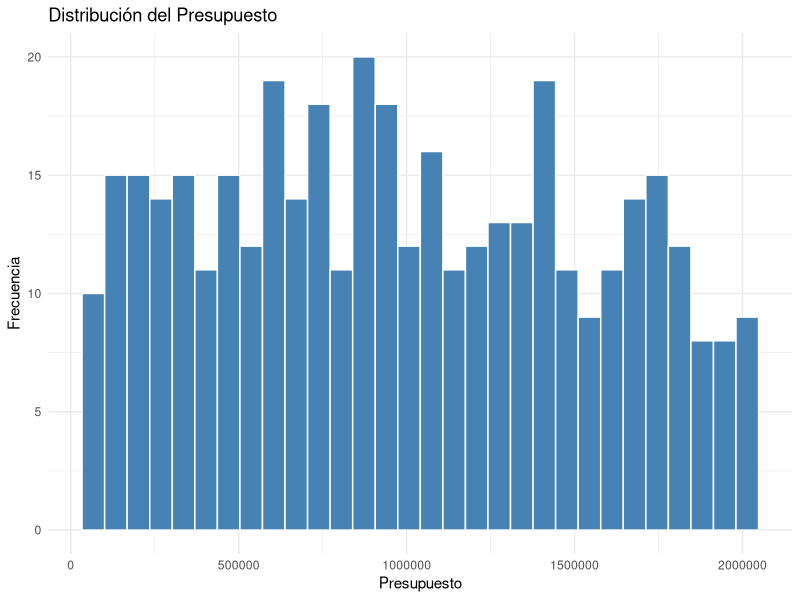
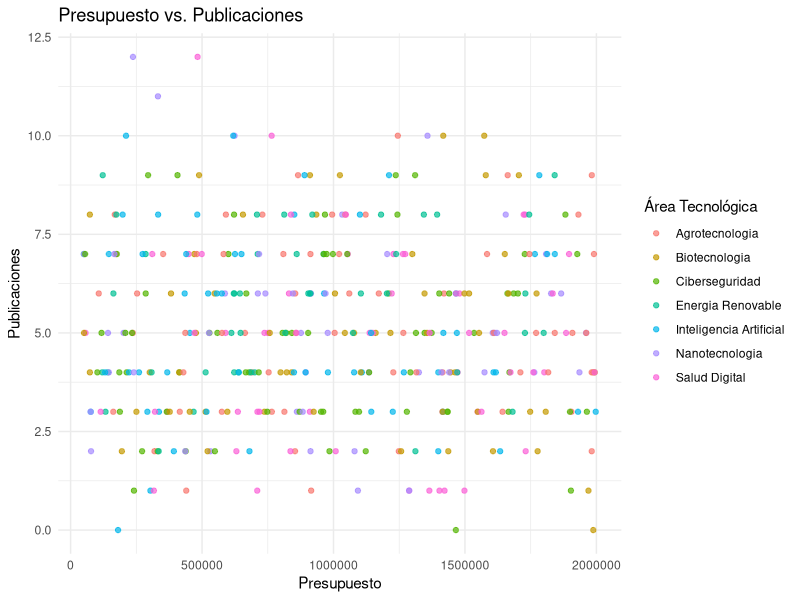
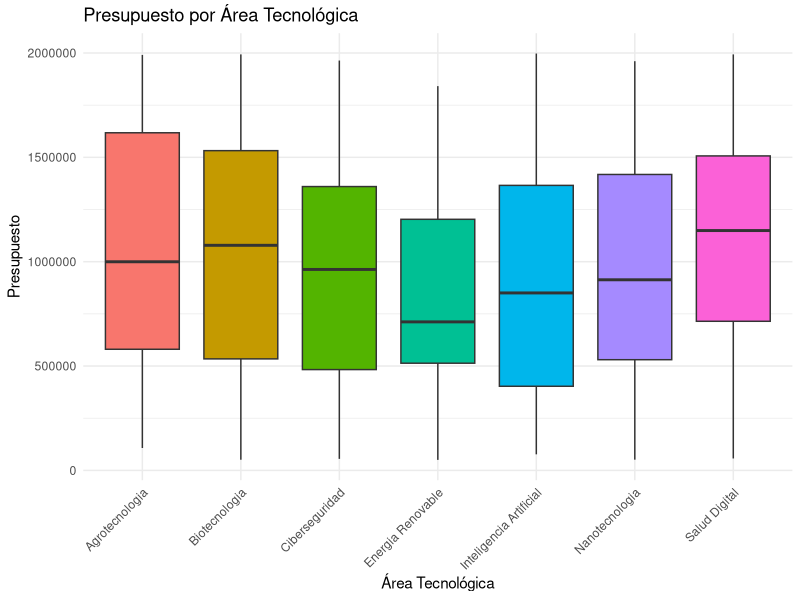

These charts were generated, in order, by the following R code:
## ---- chunk 1
#Librerias
library(tidyverse)
library(dplyr)
library(ggplot2)
## ---- chunk 2
#Archivo CSV
proyectos = read_csv("data/proyectos_innovacion.csv")

#Primeras filas y estructura del dataset
head(proyectos)
str(proyectos)
## ---- chunk 3
#Lista de paises unicos
lista_paises = unique(proyectos$pais)

#Lista de areas tecnologicas unicas
lista_areas = unique(proyectos$area_tecnologica)

#Estadisticas iniciales del dataframe, solo promedios
estadisticas_iniciales = data.frame(
  variable = c("presupuesto_usd", "publicaciones", "investigadores", "duracion_meses", "patentes"),
  promedio = c(mean(proyectos$presupuesto_usd, na.rm = TRUE), mean(proyectos$publicaciones, na.rm = TRUE), mean(proyectos$investigadores, na.rm = TRUE), mean(proyectos$duracion_meses, na.rm = TRUE), mean(proyectos$patentes, na.rm = TRUE)),
  
  minimo = c(min(proyectos$presupuesto_usd, na.rm = TRUE), min(proyectos$publicaciones, na.rm = TRUE), min(proyectos$investigadores, na.rm = TRUE), min(proyectos$duracion_meses, na.rm = TRUE), min(proyectos$patentes, na.rm = TRUE)),
  
  maximo = c(max(proyectos$presupuesto_usd, na.rm = TRUE), max(proyectos$publicaciones, na.rm = TRUE),max(proyectos$investigadores, na.rm = TRUE), max(proyectos$duracion_meses, na.rm = TRUE), max(proyectos$patentes, na.rm = TRUE))
  
)

#Subconjuntos de proyectos agrupados por area tecnologica
subconjuntos_area = split(proyectos, proyectos$area_tecnologica)

#Construccion de la lista principal
lista_proyectos = list(
  dataframe_original = proyectos,
  paises = lista_paises,
  areas_tecnologicas = lista_areas,
  estadisticas_iniciales= estadisticas_iniciales,
  subconjuntos_por_area = subconjuntos_area
)

#Verificar estructura de la lista
str(lista_proyectos, max.level = 1)
## ---- chunk 4
#lapply que calcula promedio de presupuesto, publicaciones e investigadores por area tecnologica
metricas_por_area = lapply(lista_proyectos$subconjuntos_por_area, function(subset_area) {
  list(promedio_presupuesto = mean(subset_area$presupuesto_usd, na.rm = TRUE), promedio_publicaciones = mean(subset_area$publicaciones, na.rm = TRUE), promedio_investigadores = mean(subset_area$investigadores, na.rm = TRUE))
})

metricas_por_area
## ---- chunk 5
#Lista de indicadores por area tecnologica
indicadores_area = lapply(lista_areas, function(area) {
  subset_area = proyectos[proyectos$area_tecnologica == area, ]
  list(area_tecnologica = area, num_proyectos= nrow(subset_area), presupuesto_promedio = mean(subset_area$presupuesto_usd, na.rm = TRUE), productividad_promedio = mean(subset_area$publicaciones / subset_area$investigadores, na.rm = TRUE))
})

names(indicadores_area) = lista_areas
indicadores_area
## ---- chunk 6
#Nuevas variables con mutate
proyectos = proyectos %>%
  mutate(productividad = (publicaciones/investigadores), intensidad_investigacion = (investigadores/duracion_meses), indice_resultados = ((publicaciones + (2 * patentes))/presupuesto_usd))

head(proyectos)

#Presupuesto promedio por pais y area tecnologica
presupuesto_pais_area = proyectos %>% group_by(pais, area_tecnologica) %>%
  summarize(presupuesto_promedio = mean(presupuesto_usd, na.rm = TRUE), .groups = "drop")

print(presupuesto_pais_area)

#Numero de proyectos por año
proyectos_por_anio_inicio = proyectos %>% group_by(anio_inicio) %>%
  summarize(num_proyectos = n())

print(proyectos_por_anio_inicio)

#Productividad promedio por area tecnologica y nivel de impacto
productividad_area_impacto = proyectos %>% group_by(area_tecnologica, impacto) %>%
  summarize(productividad_promedio = mean(productividad, na.rm = TRUE), .groups = "drop")

print(productividad_area_impacto)

##Generando rankings utilizando arrange
#Top 10 proyectos con mayor eficiencia (indice_resultados)
top_eficiencia = proyectos %>%
  arrange(desc(indice_resultados)) %>%
  slice_head(n = 10)

print(top_eficiencia)

#Top 5 paises con mayor productividad promedio
top_productividad = proyectos %>% group_by(pais) %>%
  summarize(productividad_promedio = mean(productividad, na.rm = TRUE)) %>%
  arrange(desc(productividad_promedio)) %>%
  slice_head(n = 5)

print(top_productividad)
## ---- chunk 7
# Cargamos rápidamente los PIB  de los países
paises_pib = read_csv("data/paises_pib.csv")

# Realizamos un resumen antes, solo para hacer más legible el código posterior
resumen_pais = proyectos %>%
  group_by(pais) %>%
  summarize(
    numero_proyectos = n(),
    presupuesto_promedio = mean(presupuesto_usd, na.rm = TRUE),
    .groups = "drop"
  )

# Integramos los datasets con inner_join
proyectos_pib = inner_join(resumen_pais, paises_pib, by = "pais")

# Añadimos los nuevos indicadores
proyectos_pib = proyectos_pib %>%
  mutate(
    productos_por_millon_pib = numero_proyectos / pib_millones,
    presupuesto_relativo = presupuesto_promedio / pib_millones
  )

# Países con mayor intensidad de inversión en innovación
mayor_intensidad = proyectos_pib %>%
  arrange(desc(productos_por_millon_pib)) %>%
  slice_head(n = 5)

# Países con menor eficiencia relativa
menor_eficiencia = proyectos_pib %>%
  arrange(presupuesto_relativo) %>%
  slice_head(n = 5)

print(mayor_intensidad)
print(menor_eficiencia)
## ---- chunk 8
# Definimos los umbrales primero para integrarlos fácilmente después en las condicionales, será más fácil comprender el código así
media_productividad  = mean(proyectos$productividad, na.rm = TRUE)
sd_productividad     = sd(proyectos$productividad, na.rm = TRUE)
media_presupuesto    = mean(proyectos$presupuesto_usd, na.rm = TRUE)

# Realizamos la función para clasificar según los parámetors indicados, usando las categorías del ejemplo
clasificar_proyecto = function(productividad, presupuesto_usd, impacto) {
  if (impacto == "Alto" && productividad > media_productividad) {
    "Proyecto estratégico"
  } else if (presupuesto_usd > media_presupuesto && productividad < media_productividad) {
    "Riesgo e ineficiencia"
  } else if (productividad >= (media_productividad - sd_productividad) &&
             productividad <= (media_productividad + sd_productividad)) {
    "Proyecto estándar"
  } else {
    "Proyecto emergente"
  }
}

# Aplicamos al final la función a nuestros proyectos uno a uno
proyectos = proyectos %>%
  rowwise() %>%
  mutate(categoria_proyecto = clasificar_proyecto(productividad, presupuesto_usd, impacto)) %>%
  ungroup()

table(proyectos$categoria_proyecto)
## ---- chunk 9
# Definimos las variables que vamos a utilizar para el ciclo for
paises_unicos   = unique(proyectos$pais)
indicadores_pais = data.frame() # Aquí será donde se irán almacenando los resultados

for (p in paises_unicos) {
  subset_p = proyectos[proyectos$pais == p, ]
  fila = data.frame(
    pais                     = p,
    num_proyectos            = nrow(subset_p),
    presupuesto_total        = sum(subset_p$presupuesto_usd, na.rm = TRUE),
    promedio_publicaciones   = mean(subset_p$publicaciones, na.rm = TRUE),
    indice_eficiencia_promedio = mean(
      (subset_p$publicaciones + subset_p$patentes) / subset_p$presupuesto_usd,
      na.rm = TRUE
    )
  )
  indicadores_pais = rbind(indicadores_pais, fila)
}

print(indicadores_pais)
## ---- chunk 10
# Similar, definimos también las variables que vamos a utilizar durante el ciclo while, así como los umbrales
eficiencia_vec = (proyectos$publicaciones + proyectos$patentes) / proyectos$presupuesto_usd
umbral = mean(eficiencia_vec, na.rm = TRUE) + 2 * sd(eficiencia_vec, na.rm = TRUE)
cat("Umbral de eficiencia:", round(umbral, 6), "\n") # Para fines prácticos mostramos en pantalla el umbral

proyectos_sobresalientes = c()
i = 1

while (i <= nrow(proyectos)) {
  if (!is.na(eficiencia_vec[i]) && eficiencia_vec[i] > umbral) {
    proyectos_sobresalientes = c(proyectos_sobresalientes, proyectos$id_proyecto[i])
  }
  i = i + 1
}
cat("Proyectos sobresalientes encontrados (Id's):", length(proyectos_sobresalientes), "\n")
print(proyectos_sobresalientes)
## ---- chunk 11
# Función para obtener el índice de eficiencia 
calcular_eficiencia = function(publicaciones, patentes, presupuesto_usd) {
  (publicaciones + patentes) / presupuesto_usd
}

# Función para obtener categoría estratégica según impacto y productividad, dado que no hay una regla definida
# Por lo tanto utilizaremos una simple condicional siendo que si el impacto es 'Alto' y su promedio de productividad está por encima del promedio
# Será estratégico, caso contrario no.

# Como dato, podríamos reutilizar la función que declaramos en la parte V, clasificar_proyecto, pero entran en juego otros parámetros extras
clasificar_impacto_estrategico = function(df) {
  df %>%
    mutate(
      categoria_estrategica = ifelse(
        impacto == "Alto" & productividad > mean(productividad, na.rm = TRUE),
        "Estratégico",
        "No estratégico"
      )
    )
}

# La última función para realizar un resumen estadístico de una variable numérica
resumen_estadistico = function(variable) {
  list(
    media             = mean(variable, na.rm = TRUE),
    mediana           = median(variable, na.rm = TRUE),
    desviacion_estandar = sd(variable, na.rm = TRUE),
    percentil_25      = quantile(variable, 0.25, na.rm = TRUE),
    percentil_75      = quantile(variable, 0.75, na.rm = TRUE),
    percentil_90      = quantile(variable, 0.90, na.rm = TRUE)
  )
}

# Agregamos la columna de eficiencia y categoría estratégica al dataframe
proyectos = proyectos %>%
  mutate(eficiencia = calcular_eficiencia(publicaciones, patentes, presupuesto_usd))

proyectos = clasificar_impacto_estrategico(proyectos)

# Y aplicamos el resumen estadístico a variables clave con lapply
variables_numericas = list(
  presupuesto  = proyectos$presupuesto_usd,
  publicaciones = proyectos$publicaciones,
  eficiencia   = proyectos$eficiencia
)

resumenes = lapply(variables_numericas, resumen_estadistico)
print(resumenes)
## ---- chunk 12
# Histograma
ggplot(proyectos, aes(x = presupuesto_usd)) +
  geom_histogram(bins = 30, fill = "steelblue", color = "white") +
  labs(
    title = "Distribución del Presupuesto",
    x     = "Presupuesto",
    y     = "Frecuencia"
  ) +
  theme_minimal()

# Dispersión
ggplot(proyectos, aes(x = presupuesto_usd, y = publicaciones, color = area_tecnologica)) +
  geom_point(alpha = 0.7) +
  labs(
    title = "Presupuesto vs. Publicaciones",
    x     = "Presupuesto",
    y     = "Publicaciones",
    color = "Área Tecnológica"
  ) +
  theme_minimal()

# Boxplot
ggplot(proyectos, aes(x = area_tecnologica, y = presupuesto_usd, fill = area_tecnologica)) +
  geom_boxplot(show.legend = FALSE) +
  labs(
    title = "Presupuesto por Área Tecnológica",
    x     = "Área Tecnológica",
    y     = "Presupuesto"
  ) +
  theme_minimal() +
  theme(axis.text.x = element_text(angle = 45, hjust = 1))
## ---- chunk 13
#Verificacion de resultados - Parte IX

#Presupuesto promedio por area tecnologica
presupuesto_por_area = proyectos %>% group_by(area_tecnologica) %>% summarize(presupuesto_promedio = round(mean(presupuesto_usd), 0)) %>% arrange(desc(presupuesto_promedio))
print(presupuesto_por_area)

#Correlacion entre presupuesto y publicaciones
correlacion = cor(proyectos$presupuesto_usd, proyectos$publicaciones, use = "complete.obs")
cat(sprintf("Correlacion presupuesto vs publicaciones: %.4f\n", correlacion))

#Top paises con mayor productividad promedio
top_productividad = proyectos %>% group_by(pais) %>% summarize(productividad_promedio = round(mean(productividad, na.rm = TRUE), 3)) %>% arrange(desc(productividad_promedio)) %>% slice_head(n = 3)
print(top_productividad)

#Utilizamos el umbral y la eficiencia calculadas en la parte VI. 
proyectos_atipicos = proyectos[eficiencia_vec > umbral, c("id_proyecto", "pais", "area_tecnologica", "publicaciones", "patentes", "presupuesto_usd")]
print(proyectos_atipicos)
